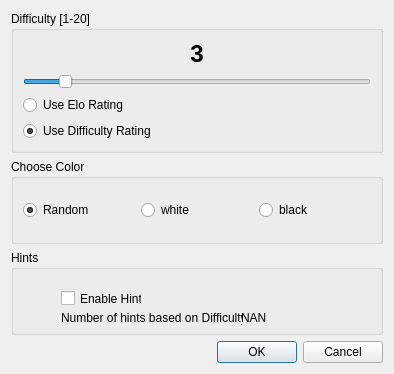
<?xml version="1.0" encoding="UTF-8"?>
<ui version="4.0">
 <class>Dialog</class>
 <widget class="QDialog" name="Dialog">
  <property name="geometry">
   <rect>
    <x>0</x>
    <y>0</y>
    <width>394</width>
    <height>374</height>
   </rect>
  </property>
  <property name="windowTitle">
   <string>Game Settings</string>
  </property>
  <layout class="QVBoxLayout" name="verticalLayout">
   <item>
    <widget class="QGroupBox" name="groupBox_2">
     <property name="title">
      <string>Difficulty [1-20]</string>
     </property>
     <layout class="QVBoxLayout" name="verticalLayout_2">
      <item>
       <widget class="QLabel" name="label">
        <property name="font">
         <font>
          <pointsize>20</pointsize>
          <weight>75</weight>
          <bold>true</bold>
         </font>
        </property>
        <property name="layoutDirection">
         <enum>Qt::RightToLeft</enum>
        </property>
        <property name="styleSheet">
         <string notr="true"/>
        </property>
        <property name="text">
         <string>&lt;html&gt;&lt;head/&gt;&lt;body&gt;&lt;p&gt;&lt;span style=&quot; font-size:18pt;&quot;&gt;3&lt;/span&gt;&lt;/p&gt;&lt;/body&gt;&lt;/html&gt;</string>
        </property>
        <property name="alignment">
         <set>Qt::AlignCenter</set>
        </property>
       </widget>
      </item>
      <item>
       <widget class="QSlider" name="horizontalSlider">
        <property name="cursor">
         <cursorShape>PointingHandCursor</cursorShape>
        </property>
        <property name="minimum">
         <number>1</number>
        </property>
        <property name="maximum">
         <number>20</number>
        </property>
        <property name="pageStep">
         <number>3</number>
        </property>
        <property name="value">
         <number>3</number>
        </property>
        <property name="orientation">
         <enum>Qt::Horizontal</enum>
        </property>
       </widget>
      </item>
      <item>
       <widget class="QRadioButton" name="Radio_Elo">
        <property name="text">
         <string>Use Elo Rating</string>
        </property>
       </widget>
      </item>
      <item>
       <widget class="QRadioButton" name="Radio_Difficulty">
        <property name="text">
         <string>Use Difficulty Rating</string>
        </property>
        <property name="checked">
         <bool>true</bool>
        </property>
       </widget>
      </item>
     </layout>
    </widget>
   </item>
   <item>
    <widget class="QGroupBox" name="groupBox">
     <property name="font">
      <font>
       <weight>50</weight>
       <bold>false</bold>
      </font>
     </property>
     <property name="layoutDirection">
      <enum>Qt::LeftToRight</enum>
     </property>
     <property name="title">
      <string>Choose Color</string>
     </property>
     <layout class="QHBoxLayout" name="horizontalLayout">
      <item>
       <widget class="QRadioButton" name="radioButton_3">
        <property name="font">
         <font>
          <weight>50</weight>
          <bold>false</bold>
         </font>
        </property>
        <property name="cursor">
         <cursorShape>PointingHandCursor</cursorShape>
        </property>
        <property name="text">
         <string>Random</string>
        </property>
        <property name="checked">
         <bool>true</bool>
        </property>
       </widget>
      </item>
      <item>
       <widget class="QRadioButton" name="radioButton_2">
        <property name="font">
         <font>
          <weight>50</weight>
          <bold>false</bold>
         </font>
        </property>
        <property name="cursor">
         <cursorShape>PointingHandCursor</cursorShape>
        </property>
        <property name="text">
         <string>white</string>
        </property>
       </widget>
      </item>
      <item>
       <widget class="QRadioButton" name="radioButton">
        <property name="font">
         <font>
          <weight>50</weight>
          <bold>false</bold>
         </font>
        </property>
        <property name="cursor">
         <cursorShape>PointingHandCursor</cursorShape>
        </property>
        <property name="text">
         <string>black</string>
        </property>
       </widget>
      </item>
     </layout>
    </widget>
   </item>
   <item>
    <widget class="QGroupBox" name="groupBox_3">
     <property name="title">
      <string>Hints</string>
     </property>
     <widget class="QCheckBox" name="checkBox_hints">
      <property name="geometry">
       <rect>
        <x>50</x>
        <y>40</y>
        <width>81</width>
        <height>17</height>
       </rect>
      </property>
      <property name="text">
       <string>Enable Hints</string>
      </property>
     </widget>
     <widget class="QLabel" name="label_hints_text">
      <property name="geometry">
       <rect>
        <x>50</x>
        <y>60</y>
        <width>181</width>
        <height>16</height>
       </rect>
      </property>
      <property name="text">
       <string>Number of hints based on Difficulty:</string>
      </property>
     </widget>
     <widget class="QLabel" name="label_number_hints">
      <property name="geometry">
       <rect>
        <x>230</x>
        <y>60</y>
        <width>47</width>
        <height>16</height>
       </rect>
      </property>
      <property name="text">
       <string>NAN</string>
      </property>
     </widget>
    </widget>
   </item>
   <item>
    <widget class="QDialogButtonBox" name="buttonBox">
     <property name="cursor">
      <cursorShape>PointingHandCursor</cursorShape>
     </property>
     <property name="locale">
      <locale language="German" country="Germany"/>
     </property>
     <property name="orientation">
      <enum>Qt::Horizontal</enum>
     </property>
     <property name="standardButtons">
      <set>QDialogButtonBox::Cancel|QDialogButtonBox::Ok</set>
     </property>
    </widget>
   </item>
  </layout>
  <action name="actionAccept">
   <property name="text">
    <string>Accept</string>
   </property>
  </action>
 </widget>
 <resources/>
 <connections>
  <connection>
   <sender>buttonBox</sender>
   <signal>accepted()</signal>
   <receiver>Dialog</receiver>
   <slot>accept()</slot>
   <hints>
    <hint type="sourcelabel">
     <x>248</x>
     <y>254</y>
    </hint>
    <hint type="destinationlabel">
     <x>157</x>
     <y>274</y>
    </hint>
   </hints>
  </connection>
  <connection>
   <sender>buttonBox</sender>
   <signal>rejected()</signal>
   <receiver>Dialog</receiver>
   <slot>reject()</slot>
   <hints>
    <hint type="sourcelabel">
     <x>316</x>
     <y>260</y>
    </hint>
    <hint type="destinationlabel">
     <x>286</x>
     <y>274</y>
    </hint>
   </hints>
  </connection>
  <connection>
   <sender>horizontalSlider</sender>
   <signal>sliderMoved(int)</signal>
   <receiver>label</receiver>
   <slot>setNum(int)</slot>
   <hints>
    <hint type="sourcelabel">
     <x>182</x>
     <y>112</y>
    </hint>
    <hint type="destinationlabel">
     <x>182</x>
     <y>68</y>
    </hint>
   </hints>
  </connection>
  <connection>
   <sender>horizontalSlider</sender>
   <signal>valueChanged(int)</signal>
   <receiver>label</receiver>
   <slot>setNum(int)</slot>
   <hints>
    <hint type="sourcelabel">
     <x>182</x>
     <y>112</y>
    </hint>
    <hint type="destinationlabel">
     <x>182</x>
     <y>68</y>
    </hint>
   </hints>
  </connection>
  <connection>
   <sender>buttonBox</sender>
   <signal>accepted()</signal>
   <receiver>actionAccept</receiver>
   <slot>trigger()</slot>
   <hints>
    <hint type="sourcelabel">
     <x>182</x>
     <y>278</y>
    </hint>
    <hint type="destinationlabel">
     <x>-1</x>
     <y>-1</y>
    </hint>
   </hints>
  </connection>
 </connections>
</ui>
